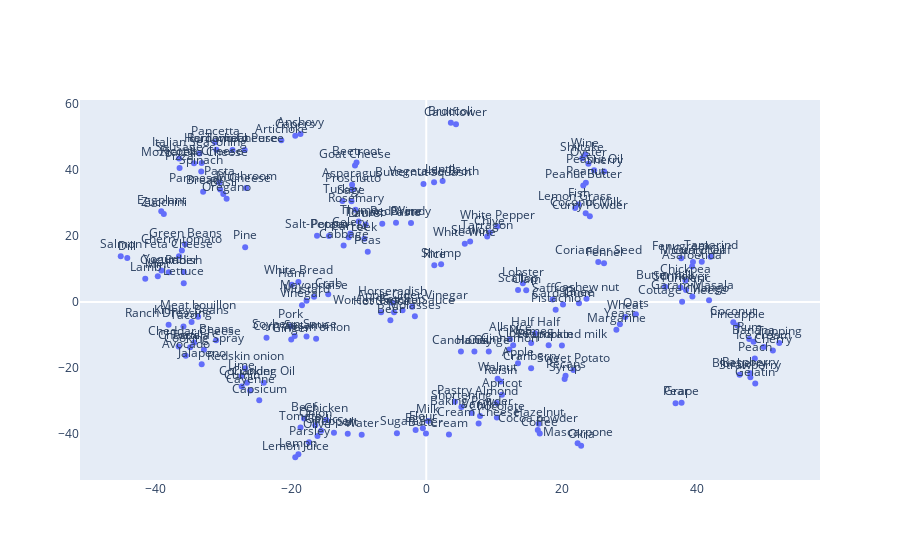

Notebook code for this chart:
### Markdown cell above
#### Note: since these plots are interactive, they are not visible on our github repository without running the whole notebook. For this reason, we have included screenshots of our plot below. On the top, we see the whole concurrence matrix. On the bottom image, we see an example zoom in onto a point in the matrix. 

<p align="center"> 
<img src="images/example1.png" width="600">
</p>

#### Let us now try making a 2D plot representation of these pairings...

### Code cell
# Using t-SNE in a similar manner
tsne = TSNE(n_components=2, random_state=42, metric="precomputed", perplexity=3, init="random")  
dist_mat = np.clip(1 - cooccurrence_matrix, 0, None) 
tsne_results = tsne.fit_transform(dist_mat ** 3) 
x = tsne_results[:, 0]
y = tsne_results[:, 1]

df = pd.DataFrame({
    'x': x,
    'y': y,
    'labels': np.array(labels_ingredients_names)[ind_most_frequent_ingredient]
})
fig = go.Figure(data=go.Scatter(
    x=df['x'], 
    y=df['y'],
    mode='markers+text',  
    text=df['labels'], 
    textposition='top center', 
))
fig.update_layout(
    autosize=True, 
    title_x=0.5,
    showlegend=False, 
    xaxis=dict(showgrid=False), 
    yaxis=dict(showgrid=False)  
)

# Showing the plot
fig.show()

### Figure 1 — Plotly figure (JSON) as saved in the notebook; plotly's stock layout.template omitted (floating-point values rounded to 4 significant figures; data arrays with more than 128 entries replaced by an {"elided": "..."} marker saying what was removed)
{"data": [{"mode": "markers+text", "text": {"elided": "200 str values"}, "textposition": "top center", "type": "scatter", "x": {"elided": "200 float values"}, "y": {"elided": "200 float values"}}], "layout": {"autosize": true, "showlegend": false, "title": {"x": 0.5}, "xaxis": {"showgrid": false}, "yaxis": {"showgrid": false}}}
